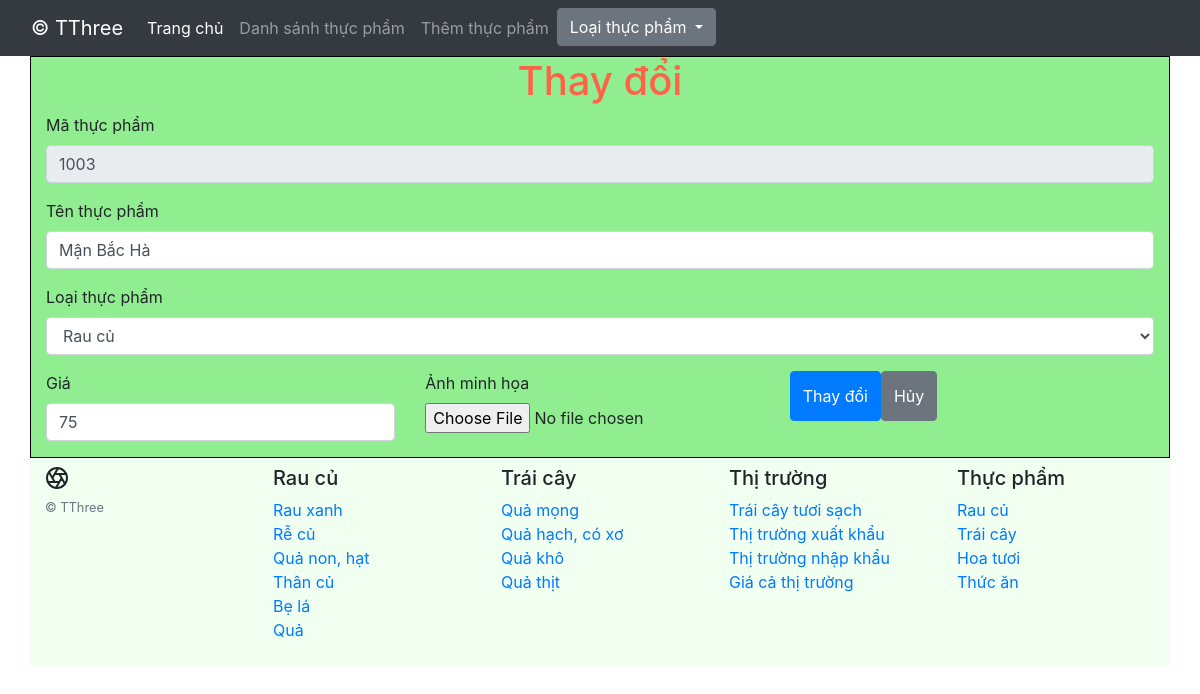
/index.php?page=edit&foodCode=1003, run on the app's committed database.
### tables this page shows
CREATE TABLE `food` (
  `foodCode` int NOT NULL,
  `foodName` varchar(50) NOT NULL,
  `foodLine` varchar(50) NOT NULL,
  `buyPrice` int NOT NULL,
  `img` varchar(255) DEFAULT NULL
);

### src/model/FoodModel.php (called while the page is built, shortened)
<?php
class FoodModel
{
    protected $database;
    public function __construct()
    {
        $db = new DBConnect();
        $this->database = $db->connect();
    }
    public function getFoodById($foodCode){
        $sql = 'SELECT * FROM `food` WHERE foodCode = :foodCode';
        $stmt = $this->database->prepare($sql);
        $stmt->bindParam(':foodCode', $foodCode);
        $stmt->execute();
        return $stmt->fetch();
    }
}
?>

### src/model/DBConnect.php (called while the page is built, shortened)
<?php
class  DBConnect
{
    protected $dsn;
    protected $username;
    protected $password;
    public function __construct()
    {
        $this->dsn = 'mysql:host=localhost;dbname=case_study';
        $this->username = 'root';
        $this->password = 'G*[pBm%h[5YnYY$Z';
    }
    public function connect()
    {
        try {
            return new  \PDO($this->dsn, $this->username, $this->password);
        } catch (\PDOException $e) {
            echo $e->getMessage();
            exit();
        }
    }
}

### src/model/FoodLinesModel.php (called while the page is built, shortened)
<?php
class FoodLinesModel
{
    protected $database;
    public function __construct()
    {
        $db = new DBConnect();
        $this->database = $db->connect();
    }
    public function getFoodLines()
    {
        $sql = "SELECT * FROM foodlines";
        $stmt = $this->database->query($sql);
        return $stmt->fetchAll();
    }
}

### src/view/edit.php (the view)
<?php
require_once "src/view/blocks/header.php";
?>
<div  style="border: 1px solid black; background-color: lightgreen " class="container">
    <div class="row">
        <div class="col-12">
            <h1 style="color: tomato; text-align: center;">Thay đổi</h1>
        </div>
        <div class="col-12">
            <form method="post" enctype="multipart/form-data">
                <div class="form-group">
                    <label>Mã thực phẩm</label>
                    <input value="<?php echo $foods['foodCode'] ?>" type="text" class="form-control" name="name" readonly>
                </div>
                <div class="form-group">
                    <label>Tên thực phẩm</label>
                    <input value="<?php echo $foods['foodName'] ?>" type="text" class="form-control" name="foodName" placeholder="Nhập tên" required>
                </div>
                <div class=" form-group">
                        <label for="exampleFormControlTextarea1"> Loại thực phẩm</label>
                        <select name="foodLine" class="form-control ">
                            <?php foreach ($foodlines as $foodline): ?>
                                <option value="<?php echo $foodline['foodLine'] ?>"><?php echo $foodline['foodLine'] ?></option>
                            <?php endforeach;?>
                        </select>
                    </div>
                </div>
                <div class="col-4 form-group">
                    <label>Giá</label>
                    <input value="<?php echo $foods['buyPrice'] ?>" type="number"class="form-control" name="buyPrice" placeholder="Nhập giá" required>
                </div>
                <div class="col-4 form-group">
                    <label>Ảnh minh họa</label>
                    <input type="file" name="img" placeholder="Chọn ảnh"  required>
                </div>
                <button style="height: 50px" type="submit" class="btn btn-primary">Thay đổi</button>
                <button style="height: 50px" class="btn btn-secondary" onclick="window.history.go(-1); return false;">Hủy</button>
    </div>
    </div>
<?php
require_once "src/view/blocks/footer.php";
?>

### data on the page
food: name "1003", foodName "Mận Bắc Hà", buyPrice "75"

### other printed values
form field foodLine "Rau củ"
